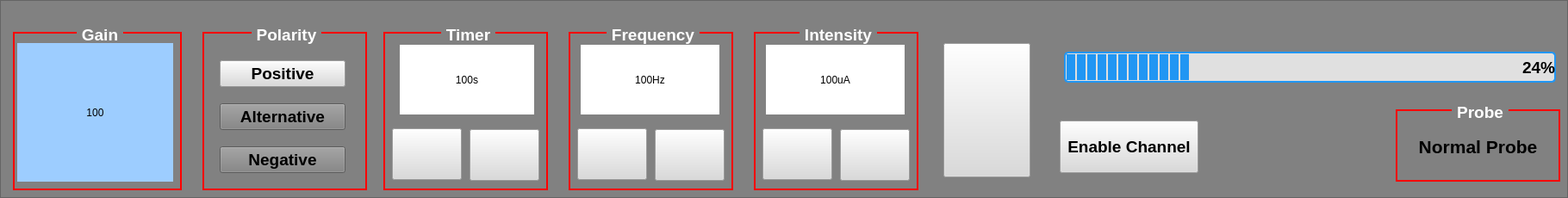
               <widget class="QFrame" name="frame_4">
                <property name="styleSheet">
                 <string notr="true">background-color: rgb(129, 129, 129);</string>
                </property>
                <property name="frameShape">
                 <enum>QFrame::StyledPanel</enum>
                </property>
                <property name="frameShadow">
                 <enum>QFrame::Raised</enum>
                </property>
                <widget class="QGroupBox" name="groupBox_16">
                 <property name="geometry">
                  <rect>
                   <x>15</x>
                   <y>25</y>
                   <width>196</width>
                   <height>196</height>
                  </rect>
                 </property>
                 <property name="font">
                  <font>
                   <family>Liberation Sans</family>
                   <pointsize>14</pointsize>
                   <weight>75</weight>
                   <bold>true</bold>
                  </font>
                 </property>
                 <property name="styleSheet">
                  <string notr="true">QGroupBox{
border: 2px solid red;
margin-top: 12px;
}

QGroupBox::title{
background-color: rgb(129, 129, 129);
color: rgb(255, 255, 255);
/*subcontrol-origin: top right;*/
subcontrol-position: top center;
padding: 0 3px 0 3px;
top: -8px;
}</string>
                 </property>
                 <property name="title">
                  <string>Gain</string>
                 </property>
                 <property name="alignment">
                  <set>Qt::AlignCenter</set>
                 </property>
                 <widget class="QLabel" name="ch1_displayLabel_3">
                  <property name="geometry">
                   <rect>
                    <x>5</x>
                    <y>25</y>
                    <width>181</width>
                    <height>161</height>
                   </rect>
                  </property>
                  <property name="styleSheet">
                   <string notr="true">background-color: rgb(157, 205, 255);
font: 75 65pt &quot;Liberation Sans&quot;;</string>
                  </property>
                  <property name="text">
                   <string>100</string>
                  </property>
                  <property name="alignment">
                   <set>Qt::AlignCenter</set>
                  </property>
                 </widget>
                </widget>
                <widget class="QGroupBox" name="groupBox_17">
                 <property name="geometry">
                  <rect>
                   <x>235</x>
                   <y>25</y>
                   <width>191</width>
                   <height>196</height>
                  </rect>
                 </property>
                 <property name="font">
                  <font>
                   <family>Liberation Sans</family>
                   <pointsize>14</pointsize>
                   <weight>75</weight>
                   <bold>true</bold>
                  </font>
                 </property>
                 <property name="styleSheet">
                  <string notr="true">QGroupBox{
border: 2px solid red;
margin-top: 12px;
}

QGroupBox::title{
background-color: rgb(129, 129, 129);
color: rgb(255, 255, 255);
/*subcontrol-origin: top right;*/
subcontrol-position: top center;
padding: 0 3px 0 3px;
top: -8px;
}</string>
                 </property>
                 <property name="title">
                  <string>Polarity</string>
                 </property>
                 <property name="alignment">
                  <set>Qt::AlignCenter</set>
                 </property>
                 <widget class="QPushButton" name="pushButton_16">
                  <property name="geometry">
                   <rect>
                    <x>20</x>
                    <y>45</y>
                    <width>146</width>
                    <height>31</height>
                   </rect>
                  </property>
                  <property name="font">
                   <font>
                    <family>Liberation Sans</family>
                    <pointsize>14</pointsize>
                    <weight>75</weight>
                    <bold>true</bold>
                   </font>
                  </property>
                  <property name="focusPolicy">
                   <enum>Qt::NoFocus</enum>
                  </property>
                  <property name="styleSheet">
                   <string notr="true">background-color: rgb(218, 218, 218);</string>
                  </property>
                  <property name="text">
                   <string>Positive</string>
                  </property>
                 </widget>
                 <widget class="QPushButton" name="pushButton_29">
                  <property name="geometry">
                   <rect>
                    <x>20</x>
                    <y>95</y>
                    <width>146</width>
                    <height>31</height>
                   </rect>
                  </property>
                  <property name="font">
                   <font>
                    <family>Liberation Sans</family>
                    <pointsize>14</pointsize>
                    <weight>75</weight>
                    <bold>true</bold>
                   </font>
                  </property>
                  <property name="focusPolicy">
                   <enum>Qt::NoFocus</enum>
                  </property>
                  <property name="text">
                   <string>Alternative</string>
                  </property>
                 </widget>
                 <widget class="QPushButton" name="pushButton_30">
                  <property name="geometry">
                   <rect>
                    <x>20</x>
                    <y>145</y>
                    <width>146</width>
                    <height>31</height>
                   </rect>
                  </property>
                  <property name="font">
                   <font>
                    <family>Liberation Sans</family>
                    <pointsize>14</pointsize>
                    <weight>75</weight>
                    <bold>true</bold>
                   </font>
                  </property>
                  <property name="focusPolicy">
                   <enum>Qt::NoFocus</enum>
                  </property>
                  <property name="text">
                   <string>Negative</string>
                  </property>
                 </widget>
                </widget>
                <widget class="QPushButton" name="pushButton_31">
                 <property name="geometry">
                  <rect>
                   <x>1230</x>
                   <y>140</y>
                   <width>161</width>
                   <height>61</height>
                  </rect>
                 </property>
                 <property name="font">
                  <font>
                   <family>Liberation Sans</family>
                   <pointsize>14</pointsize>
                   <weight>75</weight>
                   <bold>true</bold>
                  </font>
                 </property>
                 <property name="focusPolicy">
                  <enum>Qt::NoFocus</enum>
                 </property>
                 <property name="styleSheet">
                  <string notr="true">background-color: rgb(218, 218, 218);</string>
                 </property>
                 <property name="text">
                  <string>Enable Channel</string>
                 </property>
                </widget>
                <widget class="QGroupBox" name="groupBox_18">
                 <property name="geometry">
                  <rect>
                   <x>660</x>
                   <y>25</y>
                   <width>191</width>
                   <height>196</height>
                  </rect>
                 </property>
                 <property name="font">
                  <font>
                   <family>Liberation Sans</family>
                   <pointsize>14</pointsize>
                   <weight>75</weight>
                   <bold>true</bold>
                  </font>
                 </property>
                 <property name="styleSheet">
                  <string notr="true">QGroupBox{
border: 2px solid red;
margin-top: 12px;
}

QGroupBox::title{
background-color: rgb(129, 129, 129);
color: rgb(255, 255, 255);
/*subcontrol-origin: top right;*/
subcontrol-position: top center;
padding: 0 3px 0 3px;
top: -8px;
}</string>
                 </property>
                 <property name="title">
                  <string>Frequency</string>
                 </property>
                 <property name="alignment">
                  <set>Qt::AlignCenter</set>
                 </property>
                 <widget class="QLabel" name="ch1_gainLabel_13">
                  <property name="geometry">
                   <rect>
                    <x>14</x>
                    <y>27</y>
                    <width>161</width>
                    <height>81</height>
                   </rect>
                  </property>
                  <property name="minimumSize">
                   <size>
                    <width>130</width>
                    <height>80</height>
                   </size>
                  </property>
                  <property name="styleSheet">
                   <string notr="true">background-color: rgb(255, 255, 255);
font: 75 36pt &quot;Liberation Sans&quot;;</string>
                  </property>
                  <property name="text">
                   <string>100Hz</string>
                  </property>
                  <property name="alignment">
                   <set>Qt::AlignCenter</set>
                  </property>
                 </widget>
                 <widget class="QPushButton" name="pushButton_32">
                  <property name="geometry">
                   <rect>
                    <x>10</x>
                    <y>124</y>
                    <width>81</width>
                    <height>60</height>
                   </rect>
                  </property>
                  <property name="minimumSize">
                   <size>
                    <width>60</width>
                    <height>60</height>
                   </size>
                  </property>
                  <property name="styleSheet">
                   <string notr="true">background-color: rgb(218, 218, 218);</string>
                  </property>
                  <property name="text">
                   <string/>
                  </property>
                  <property name="icon">
                   <iconset resource="microc_res.qrc">
                    <normaloff>:/icons/resources/go-down-symbolic.symbolic.png</normaloff>:/icons/resources/go-down-symbolic.symbolic.png</iconset>
                  </property>
                  <property name="iconSize">
                   <size>
                    <width>50</width>
                    <height>50</height>
                   </size>
                  </property>
                 </widget>
                 <widget class="QPushButton" name="pushButton_33">
                  <property name="geometry">
                   <rect>
                    <x>100</x>
                    <y>125</y>
                    <width>81</width>
                    <height>60</height>
                   </rect>
                  </property>
                  <property name="minimumSize">
                   <size>
                    <width>60</width>
                    <height>60</height>
                   </size>
                  </property>
                  <property name="styleSheet">
                   <string notr="true">background-color: rgb(218, 218, 218);</string>
                  </property>
                  <property name="text">
                   <string/>
                  </property>
                  <property name="icon">
                   <iconset resource="microc_res.qrc">
                    <normaloff>:/icons/resources/go-up-symbolic.symbolic.png</normaloff>:/icons/resources/go-up-symbolic.symbolic.png</iconset>
                  </property>
                  <property name="iconSize">
                   <size>
                    <width>50</width>
                    <height>50</height>
                   </size>
                  </property>
                 </widget>
                </widget>
                <widget class="QGroupBox" name="groupBox_19">
                 <property name="geometry">
                  <rect>
                   <x>445</x>
                   <y>25</y>
                   <width>191</width>
                   <height>196</height>
                  </rect>
                 </property>
                 <property name="font">
                  <font>
                   <family>Liberation Sans</family>
                   <pointsize>14</pointsize>
                   <weight>75</weight>
                   <bold>true</bold>
                  </font>
                 </property>
                 <property name="styleSheet">
                  <string notr="true">QGroupBox{
border: 2px solid red;
margin-top: 12px;
}

QGroupBox::title{
background-color: rgb(129, 129, 129);
color: rgb(255, 255, 255);
/*subcontrol-origin: top right;*/
subcontrol-position: top center;
padding: 0 3px 0 3px;
top: -8px;
}</string>
                 </property>
                 <property name="title">
                  <string>Timer</string>
                 </property>
                 <property name="alignment">
                  <set>Qt::AlignCenter</set>
                 </property>
                 <widget class="QLabel" name="ch1_gainLabel_14">
                  <property name="geometry">
                   <rect>
                    <x>19</x>
                    <y>27</y>
                    <width>156</width>
                    <height>81</height>
                   </rect>
                  </property>
                  <property name="minimumSize">
                   <size>
                    <width>130</width>
                    <height>80</height>
                   </size>
                  </property>
                  <property name="styleSheet">
                   <string notr="true">background-color: rgb(255, 255, 255);
font: 75 36pt &quot;Liberation Sans&quot;;</string>
                  </property>
                  <property name="text">
                   <string>100s</string>
                  </property>
                  <property name="alignment">
                   <set>Qt::AlignCenter</set>
                  </property>
                 </widget>
                 <widget class="QPushButton" name="pushButton_34">
                  <property name="geometry">
                   <rect>
                    <x>10</x>
                    <y>124</y>
                    <width>81</width>
                    <height>60</height>
                   </rect>
                  </property>
                  <property name="minimumSize">
                   <size>
                    <width>60</width>
                    <height>60</height>
                   </size>
                  </property>
                  <property name="styleSheet">
                   <string notr="true">background-color: rgb(218, 218, 218);</string>
                  </property>
                  <property name="text">
                   <string/>
                  </property>
                  <property name="icon">
                   <iconset resource="microc_res.qrc">
                    <normaloff>:/icons/resources/go-down-symbolic.symbolic.png</normaloff>:/icons/resources/go-down-symbolic.symbolic.png</iconset>
                  </property>
                  <property name="iconSize">
                   <size>
                    <width>50</width>
                    <height>50</height>
                   </size>
                  </property>
                 </widget>
                 <widget class="QPushButton" name="pushButton_35">
                  <property name="geometry">
                   <rect>
                    <x>100</x>
                    <y>125</y>
                    <width>81</width>
                    <height>60</height>
                   </rect>
                  </property>
                  <property name="minimumSize">
                   <size>
                    <width>60</width>
                    <height>60</height>
                   </size>
                  </property>
                  <property name="styleSheet">
                   <string notr="true">background-color: rgb(218, 218, 218);</string>
                  </property>
                  <property name="text">
                   <string/>
                  </property>
                  <property name="icon">
                   <iconset resource="microc_res.qrc">
                    <normaloff>:/icons/resources/go-up-symbolic.symbolic.png</normaloff>:/icons/resources/go-up-symbolic.symbolic.png</iconset>
                  </property>
                  <property name="iconSize">
                   <size>
                    <width>50</width>
                    <height>50</height>
                   </size>
                  </property>
                 </widget>
                </widget>
                <widget class="QPushButton" name="pushButton_36">
                 <property name="geometry">
                  <rect>
                   <x>1095</x>
                   <y>50</y>
                   <width>101</width>
                   <height>156</height>
                  </rect>
                 </property>
                 <property name="styleSheet">
                  <string notr="true">background-color: rgb(218, 218, 218);</string>
                 </property>
                 <property name="text">
                  <string/>
                 </property>
                 <property name="icon">
                  <iconset resource="microc_res.qrc">
                   <normaloff>:/icons/resources/pan-start-symbolic-rtl.symbolic.png</normaloff>:/icons/resources/pan-start-symbolic-rtl.symbolic.png</iconset>
                 </property>
                 <property name="iconSize">
                  <size>
                   <width>32</width>
                   <height>32</height>
                  </size>
                 </property>
                </widget>
                <widget class="QGroupBox" name="groupBox_20">
                 <property name="geometry">
                  <rect>
                   <x>875</x>
                   <y>25</y>
                   <width>191</width>
                   <height>196</height>
                  </rect>
                 </property>
                 <property name="font">
                  <font>
                   <family>Liberation Sans</family>
                   <pointsize>14</pointsize>
                   <weight>75</weight>
                   <bold>true</bold>
                  </font>
                 </property>
                 <property name="styleSheet">
                  <string notr="true">QGroupBox{
border: 2px solid red;
margin-top: 12px;
}

QGroupBox::title{
background-color: rgb(129, 129, 129);
color: rgb(255, 255, 255);
/*subcontrol-origin: top right;*/
subcontrol-position: top center;
padding: 0 3px 0 3px;
top: -8px;
}</string>
                 </property>
                 <property name="title">
                  <string>Intensity</string>
                 </property>
                 <property name="alignment">
                  <set>Qt::AlignCenter</set>
                 </property>
                 <widget class="QLabel" name="ch1_gainLabel_15">
                  <property name="geometry">
                   <rect>
                    <x>14</x>
                    <y>27</y>
                    <width>161</width>
                    <height>81</height>
                   </rect>
                  </property>
                  <property name="minimumSize">
                   <size>
                    <width>130</width>
                    <height>80</height>
                   </size>
                  </property>
                  <property name="styleSheet">
                   <string notr="true">background-color: rgb(255, 255, 255);
font: 75 36pt &quot;Liberation Sans&quot;;</string>
                  </property>
                  <property name="text">
                   <string>100uA</string>
                  </property>
                  <property name="alignment">
                   <set>Qt::AlignCenter</set>
                  </property>
                 </widget>
                 <widget class="QPushButton" name="pushButton_37">
                  <property name="geometry">
                   <rect>
                    <x>10</x>
                    <y>124</y>
                    <width>81</width>
                    <height>60</height>
                   </rect>
                  </property>
                  <property name="minimumSize">
                   <size>
                    <width>60</width>
                    <height>60</height>
                   </size>
                  </property>
                  <property name="styleSheet">
                   <string notr="true">background-color: rgb(218, 218, 218);</string>
                  </property>
                  <property name="text">
                   <string/>
                  </property>
                  <property name="icon">
                   <iconset resource="microc_res.qrc">
                    <normaloff>:/icons/resources/go-down-symbolic.symbolic.png</normaloff>:/icons/resources/go-down-symbolic.symbolic.png</iconset>
                  </property>
                  <property name="iconSize">
                   <size>
                    <width>50</width>
                    <height>50</height>
                   </size>
                  </property>
                 </widget>
                 <widget class="QPushButton" name="pushButton_38">
                  <property name="geometry">
                   <rect>
                    <x>100</x>
                    <y>125</y>
                    <width>81</width>
                    <height>60</height>
                   </rect>
                  </property>
                  <property name="minimumSize">
                   <size>
                    <width>60</width>
                    <height>60</height>
                   </size>
                  </property>
                  <property name="styleSheet">
                   <string notr="true">background-color: rgb(218, 218, 218);</string>
                  </property>
                  <property name="text">
                   <string/>
                  </property>
                  <property name="icon">
                   <iconset resource="microc_res.qrc">
                    <normaloff>:/icons/resources/go-up-symbolic.symbolic.png</normaloff>:/icons/resources/go-up-symbolic.symbolic.png</iconset>
                  </property>
                  <property name="iconSize">
                   <size>
                    <width>50</width>
                    <height>50</height>
                   </size>
                  </property>
                 </widget>
                </widget>
                <widget class="QGroupBox" name="groupBox_21">
                 <property name="geometry">
                  <rect>
                   <x>1620</x>
                   <y>115</y>
                   <width>191</width>
                   <height>96</height>
                  </rect>
                 </property>
                 <property name="font">
                  <font>
                   <family>Liberation Sans</family>
                   <pointsize>14</pointsize>
                   <weight>75</weight>
                   <bold>true</bold>
                  </font>
                 </property>
                 <property name="styleSheet">
                  <string notr="true">QGroupBox{
border: 2px solid red;
margin-top: 12px;
}

QGroupBox::title{
background-color: rgb(129, 129, 129);
color: rgb(255, 255, 255);
/*subcontrol-origin: top right;*/
subcontrol-position: top center;
padding: 0 3px 0 3px;
top: -8px;
}</string>
                 </property>
                 <property name="title">
                  <string>Probe</string>
                 </property>
                 <property name="alignment">
                  <set>Qt::AlignCenter</set>
                 </property>
                 <widget class="QLabel" name="label_3">
                  <property name="geometry">
                   <rect>
                    <x>20</x>
                    <y>35</y>
                    <width>151</width>
                    <height>41</height>
                   </rect>
                  </property>
                  <property name="font">
                   <font>
                    <family>Liberation Sans</family>
                    <pointsize>16</pointsize>
                    <weight>75</weight>
                    <bold>true</bold>
                   </font>
                  </property>
                  <property name="text">
                   <string>Normal Probe</string>
                  </property>
                  <property name="alignment">
                   <set>Qt::AlignCenter</set>
                  </property>
                 </widget>
                </widget>
                <widget class="QProgressBar" name="progressBar_2">
                 <property name="geometry">
                  <rect>
                   <x>1235</x>
                   <y>60</y>
                   <width>571</width>
                   <height>36</height>
                  </rect>
                 </property>
                 <property name="font">
                  <font>
                   <family>Liberation Sans</family>
                   <pointsize>14</pointsize>
                   <weight>75</weight>
                   <bold>true</bold>
                  </font>
                 </property>
                 <property name="styleSheet">
                  <string notr="true">QProgressBar {
    border: 2px solid #2196F3;
    border-radius: 5px;
    background-color: #E0E0E0;
	text-align: right;
}
QProgressBar::chunk {
    background-color: #2196F3;
    width: 10px; 
    margin: 0.5px;
}</string>
                 </property>
                 <property name="value">
                  <number>24</number>
                 </property>
                 <property name="format">
                  <string>%p%</string>
                 </property>
                </widget>
                <zorder>frame_3</zorder>
                <zorder>frame_3</zorder>
                <zorder>frame_3</zorder>
                <zorder>groupBox_16</zorder>
                <zorder>groupBox_17</zorder>
                <zorder>pushButton_31</zorder>
                <zorder>groupBox_18</zorder>
                <zorder>groupBox_19</zorder>
                <zorder>pushButton_36</zorder>
                <zorder>groupBox_20</zorder>
                <zorder>groupBox_21</zorder>
                <zorder>progressBar_2</zorder>
               </widget>
